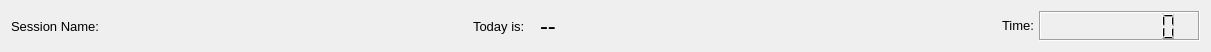
          <widget class="QFrame" name="session_frame">
           <property name="geometry">
            <rect>
             <x>0</x>
             <y>0</y>
             <width>1211</width>
             <height>52</height>
            </rect>
           </property>
           <property name="frameShape">
            <enum>QFrame::Shape::NoFrame</enum>
           </property>
           <property name="frameShadow">
            <enum>QFrame::Shadow::Plain</enum>
           </property>
           <layout class="QHBoxLayout" name="horizontalLayout_7">
            <item>
             <widget class="QLabel" name="date_label_3">
              <property name="font">
               <font>
                <family>Segoe UI</family>
                <pointsize>10</pointsize>
               </font>
              </property>
              <property name="text">
               <string>Session Name:</string>
              </property>
             </widget>
            </item>
            <item>
             <widget class="QLabel" name="date_label_4">
              <property name="maximumSize">
               <size>
                <width>61</width>
                <height>20</height>
               </size>
              </property>
              <property name="font">
               <font>
                <family>Segoe UI</family>
                <pointsize>10</pointsize>
               </font>
              </property>
              <property name="text">
               <string>Today is:</string>
              </property>
             </widget>
            </item>
            <item>
             <widget class="QLabel" name="day_label_2">
              <property name="font">
               <font>
                <family>Segoe UI</family>
                <pointsize>18</pointsize>
                <italic>false</italic>
               </font>
              </property>
              <property name="text">
               <string>--</string>
              </property>
             </widget>
            </item>
            <item>
             <widget class="QLabel" name="label_19">
              <property name="maximumSize">
               <size>
                <width>31</width>
                <height>21</height>
               </size>
              </property>
              <property name="font">
               <font>
                <family>Segoe UI</family>
                <pointsize>10</pointsize>
               </font>
              </property>
              <property name="text">
               <string>Time:</string>
              </property>
             </widget>
            </item>
            <item>
             <widget class="QLCDNumber" name="timeLCD_2">
              <property name="maximumSize">
               <size>
                <width>161</width>
                <height>41</height>
               </size>
              </property>
              <property name="font">
               <font>
                <pointsize>10</pointsize>
               </font>
              </property>
              <property name="autoFillBackground">
               <bool>true</bool>
              </property>
              <property name="frameShadow">
               <enum>QFrame::Shadow::Sunken</enum>
              </property>
              <property name="lineWidth">
               <number>1</number>
              </property>
              <property name="midLineWidth">
               <number>0</number>
              </property>
              <property name="digitCount">
               <number>8</number>
              </property>
              <property name="segmentStyle">
               <enum>QLCDNumber::SegmentStyle::Filled</enum>
              </property>
             </widget>
            </item>
           </layout>
          </widget>
